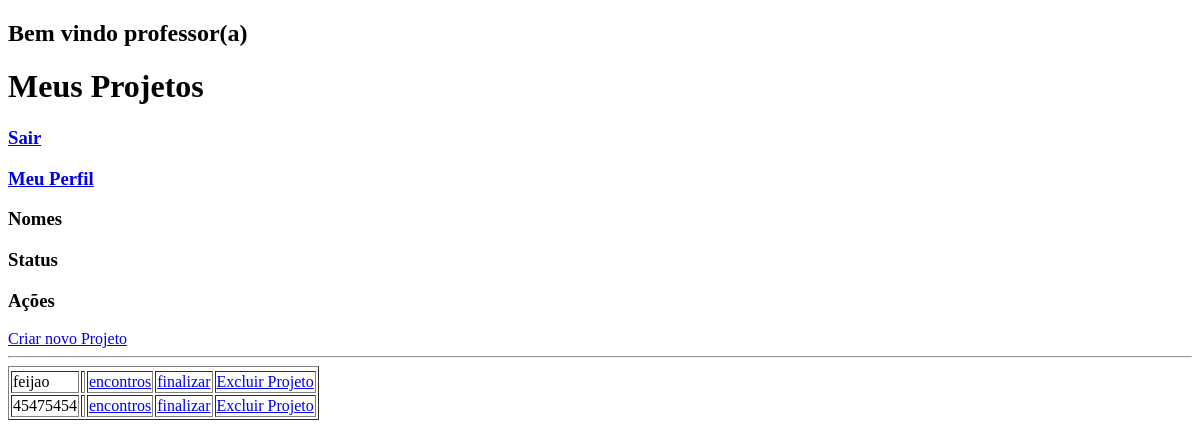
The page /Login/professor/professor.php on the database as committed earlier.
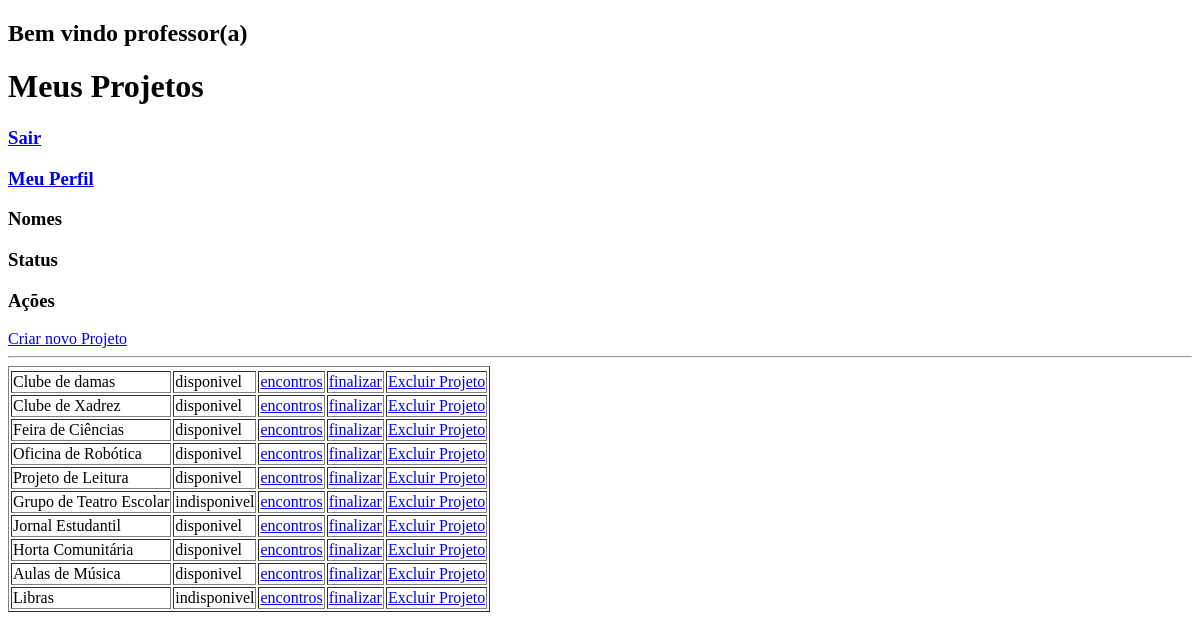
The same page on the database as committed later.
### tables this page shows
CREATE TABLE IF NOT EXISTS `projeto` (
  `id_projeto` int NOT NULL AUTO_INCREMENT,
  `nome_projeto` varchar(255) DEFAULT NULL,
  `situacao` varchar(255) NOT NULL,
  PRIMARY KEY (`id_projeto`)
);

### Crud/crud_projeto/listar.php (the view, shortened to what this page needs)
<?php
$conexao = conectar();
$sql = "SELECT * FROM projeto";
$resultado = mysqli_query($conexao,$sql);
echo '<table border=1>
<tr>
</tr>';
while ($dados = mysqli_fetch_assoc($resultado)) {
echo '<tr>';
echo '<td>'.$dados['nome_projeto'].'</td>';
echo '<td>'.$dados['situacao'].'</td>';
echo '<td> <a href="../../Crud/crud_encontro/listar.php?id_projeto='.$dados['id_projeto'].'">encontros</a> </td>';
echo '<td> <a href="../sair.php">finalizar</a></td>';
echo '<td> <a href="../../Crud/crud_projeto/excluir.php?id_projeto='.$dados['id_projeto'].'">Excluir Projeto</a></td>';
echo '</tr>';
}
echo '</table>'."<br>";
?>

### Login/professor/professor.php (shortened to what this page needs)
<!DOCTYPE html>
<html lang="pt-br">
<head>
</head>
<body>
    <h2><?php
    echo "Bem vindo professor(a)" . $_SESSION['usuario'][0];
    ?></h2>
    <h1>Meus Projetos</h1>
    <h3><a href="../../index.php">Sair</a></h3>
    <h3><a href="../../Crud/crud_perfil/inicial.php">Meu Perfil</a></h3>
    <h3>Nomes</h3>
    <h3>Status</h3>
    <h3>Ações</h3>
    <a href="../../Crud/crud_projeto/formcad.php">Criar novo Projeto</a>
    <hr></hr>
    <?php
    require_once('../../Crud/crud_projeto/listar.php')
    ?>
</body>
</html>

Rows that differ between the two databases and show on the page:
removed projeto: nome_projeto "feijao"
removed projeto: nome_projeto "45475454"
added projeto: nome_projeto "Clube de damas", situacao "disponivel"
added projeto: nome_projeto "Clube de Xadrez", situacao "disponivel"
added projeto: nome_projeto "Feira de Ciências", situacao "disponivel"
added projeto: nome_projeto "Oficina de Robótica", situacao "disponivel"
added projeto: nome_projeto "Projeto de Leitura", situacao "disponivel"
added projeto: nome_projeto "Grupo de Teatro Escolar", situacao "indisponivel"
added projeto: nome_projeto "Jornal Estudantil", situacao "disponivel"
added projeto: nome_projeto "Horta Comunitária", situacao "disponivel"
added projeto: nome_projeto "Aulas de Música", situacao "disponivel"
added projeto: nome_projeto "Libras", situacao "indisponivel"
